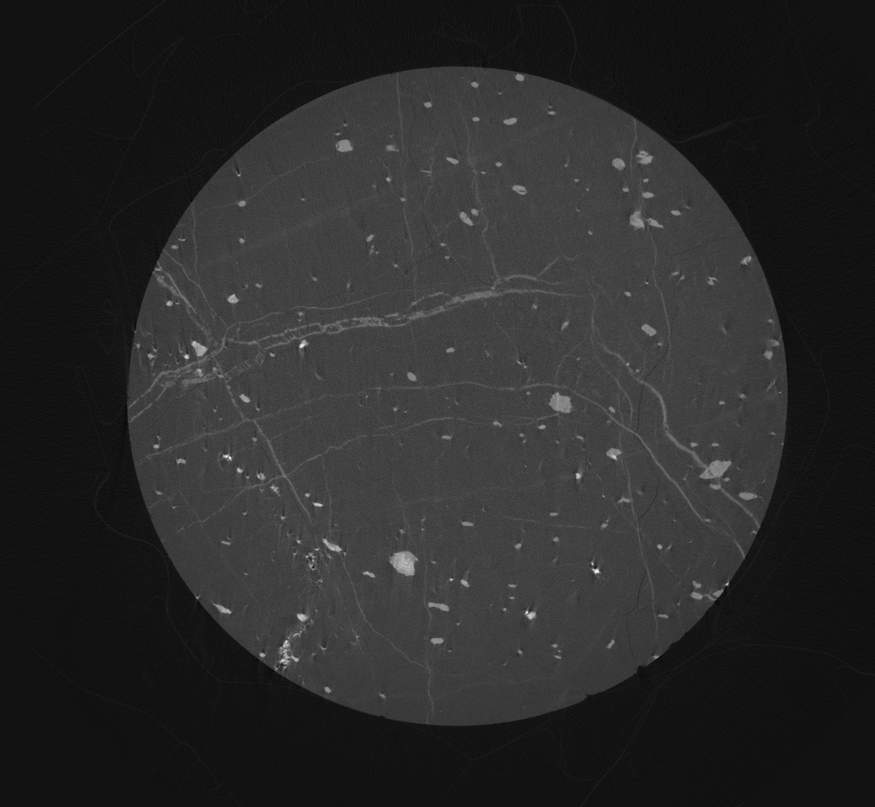
#> input picture samples/front_0263_1A_220kv.png, 875 x 807 px, shrunk from 1650 x 1522 before the run; its folder holds only this picture in this run
$ python split_image.py
#> lines starting #> are read from the running program, lines starting #| are printed output that depends on the picture
from __future__ import annotations

from pathlib import Path

import cv2


VALID_EXTENSIONS = {".png", ".jpg", ".jpeg", ".bmp", ".tif", ".tiff", ".webp"}
INPUT_DIR = Path("samples")
OUTPUT_DIR = Path("samples_split")
GRID_ROWS = 4
GRID_COLS = 4


def iter_image_files(input_dir: Path) -> list[Path]:
	return sorted(
		file_path
		for file_path in input_dir.iterdir()
		if file_path.is_file() and file_path.suffix.lower() in VALID_EXTENSIONS
	)


def split_image(image_path: Path, output_dir: Path, rows: int, cols: int) -> int:
#> called with rows = 4, cols = 4
	image = cv2.imread(str(image_path), cv2.IMREAD_UNCHANGED)
#> image is the input picture: shape (807, 875); min 4, max 250, mean 41.6
	if image is None:
		raise ValueError(f"Could not read image: {image_path}")

	height, width = image.shape[:2]
#> height = 807; width = 875
	base_name = image_path.stem
	extension = image_path.suffix

	tile_count = 0

	for row_index in range(rows):
		start_y = (height * row_index) // rows
		end_y = (height * (row_index + 1)) // rows

		for col_index in range(cols):
			start_x = (width * col_index) // cols
			end_x = (width * (col_index + 1)) // cols

			tile = image[start_y:end_y, start_x:end_x]
			tile_name = f"{base_name}_r{row_index + 1:02d}_c{col_index + 1:02d}{extension}"
			tile_path = output_dir / tile_name
			if not cv2.imwrite(str(tile_path), tile):
				raise ValueError(f"Could not save tile: {tile_path}")
			tile_count += 1
#> this loop made 4 passes
#> pass 1, ``:
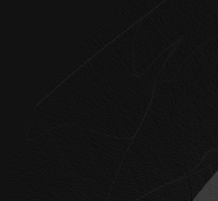
#> saved as front_0263_1A_220kv_r01_c01.png: shape (201, 218); min 4, max 64, mean 18.7
#> pass 1, ``:
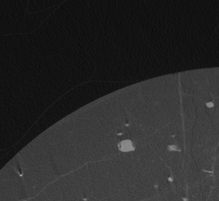
#> saved as front_0263_1A_220kv_r01_c02.png: shape (201, 219); min 11, max 159, mean 41.2
#> pass 1, ``:
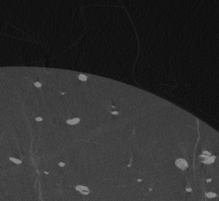
#> saved as front_0263_1A_220kv_r01_c03.png: shape (201, 219); min 9, max 145, mean 46.1
#> pass 1, ``:
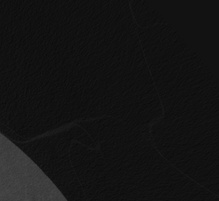
#> saved as front_0263_1A_220kv_r01_c04.png: shape (201, 219); min 9, max 72, mean 20
#> after the loop, tile_count = 16

	return tile_count


def main() -> None:
	if GRID_ROWS <= 0 or GRID_COLS <= 0:
		raise ValueError("GRID_ROWS and GRID_COLS must be positive integers")

	input_dir = INPUT_DIR.expanduser().resolve()
	output_dir = OUTPUT_DIR.expanduser().resolve()

	if not input_dir.exists() or not input_dir.is_dir():
		raise FileNotFoundError(f"Input directory does not exist or is not a directory: {input_dir}")

	image_files = iter_image_files(input_dir)
	if not image_files:
		raise FileNotFoundError(f"No supported image files found in: {input_dir}")

	output_dir.mkdir(parents=True, exist_ok=True)

	total_tiles = 0
	for image_path in image_files:
		total_tiles += split_image(image_path, output_dir, GRID_ROWS, GRID_COLS)
#> total_tiles = 16

	print(
		f"Processed {len(image_files)} images from {input_dir}. "
		f"Saved {total_tiles} tiles to {output_dir}. "
		f"Grid: {GRID_ROWS}x{GRID_COLS}."
	)
#| Processed 1 images from samples. Saved 16 tiles to samples_split. Grid: 4x4.


if __name__ == "__main__":
	main()

$ run again, on samples/front_1210_1B_135kv.png
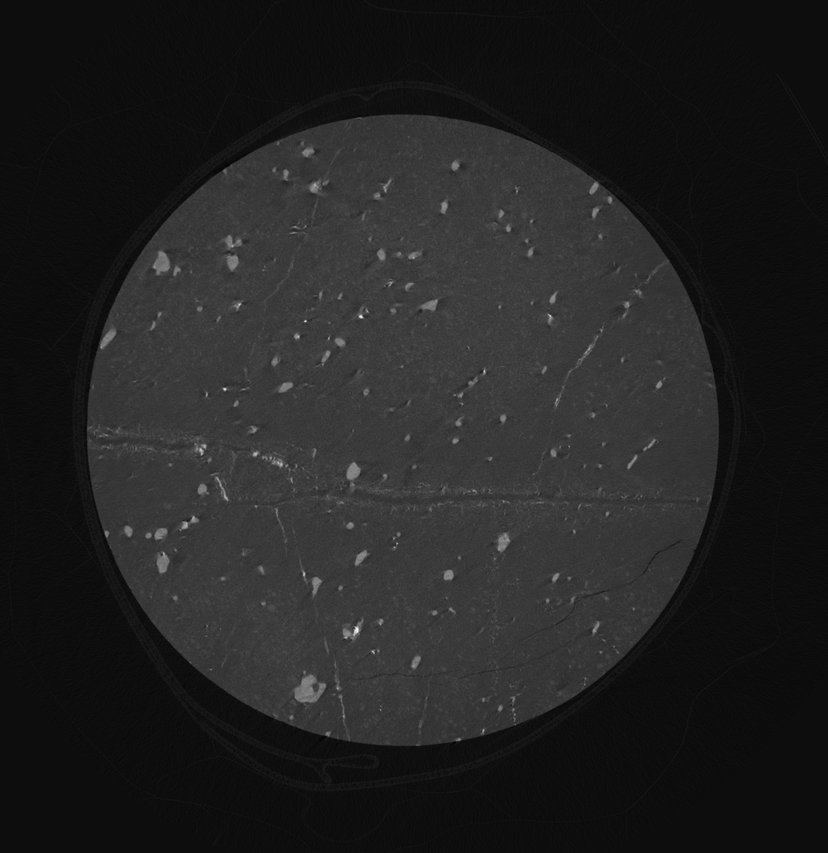
#> input picture samples/front_1210_1B_135kv.png, 828 x 853 px, shrunk from 1629 x 1678 before the run
#> in split_image, image is the input picture: shape (853, 828); min 0, max 255, mean 34
#> the loop in split_image, `for row_index in range(rows):` made 4 passes
#> pass 1, ``:
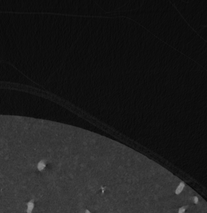
#> saved as front_1210_1B_135kv_r01_c03.png: shape (213, 207); min 9, max 140, mean 28.9
#> pass 1, ``:
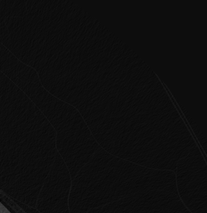
#> saved as front_1210_1B_135kv_r01_c04.png: shape (213, 207); min 5, max 63, mean 13.4
#> after the loop in split_image, `for row_index in range(rows):`: tile_count = 16
#| Processed 1 images from samples. Saved 16 tiles to samples_split. Grid: 4x4.
